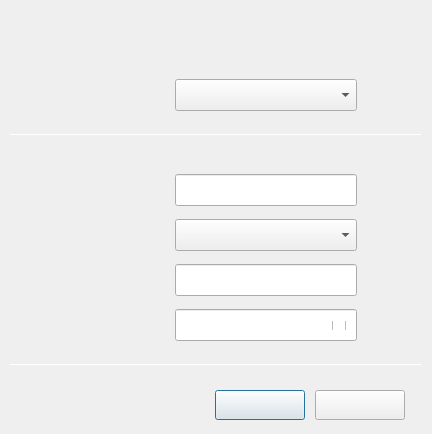
<?xml version="1.0" encoding="UTF-8"?>
<ui version="4.0">
 <class>DlgHideWifiLeap</class>
 <widget class="QDialog" name="DlgHideWifiLeap">
  <property name="geometry">
   <rect>
    <x>0</x>
    <y>0</y>
    <width>432</width>
    <height>434</height>
   </rect>
  </property>
  <property name="windowTitle">
   <string>Connect to Hidden Wi-Fi Network</string>
  </property>
  <widget class="QLineEdit" name="leUserName">
   <property name="geometry">
    <rect>
     <x>175</x>
     <y>264</y>
     <width>182</width>
     <height>32</height>
    </rect>
   </property>
   <property name="font">
    <font>
     <pointsize>10</pointsize>
    </font>
   </property>
  </widget>
  <widget class="QComboBox" name="cbxSecurity">
   <property name="geometry">
    <rect>
     <x>175</x>
     <y>219</y>
     <width>182</width>
     <height>32</height>
    </rect>
   </property>
   <property name="font">
    <font>
     <pointsize>10</pointsize>
    </font>
   </property>
   <property name="styleSheet">
    <string notr="true"/>
   </property>
  </widget>
  <widget class="QPushButton" name="btnCancel">
   <property name="geometry">
    <rect>
     <x>215</x>
     <y>390</y>
     <width>90</width>
     <height>30</height>
    </rect>
   </property>
   <property name="font">
    <font>
     <pointsize>10</pointsize>
    </font>
   </property>
   <property name="text">
    <string/>
   </property>
  </widget>
  <widget class="QLabel" name="lbConn">
   <property name="geometry">
    <rect>
     <x>76</x>
     <y>84</y>
     <width>90</width>
     <height>20</height>
    </rect>
   </property>
   <property name="font">
    <font>
     <pointsize>10</pointsize>
    </font>
   </property>
   <property name="layoutDirection">
    <enum>Qt::LeftToRight</enum>
   </property>
   <property name="text">
    <string/>
   </property>
  </widget>
  <widget class="QComboBox" name="cbxConn">
   <property name="geometry">
    <rect>
     <x>175</x>
     <y>79</y>
     <width>182</width>
     <height>32</height>
    </rect>
   </property>
   <property name="font">
    <font>
     <pointsize>10</pointsize>
    </font>
   </property>
   <property name="styleSheet">
    <string notr="true"/>
   </property>
  </widget>
  <widget class="QLabel" name="lbUserName">
   <property name="geometry">
    <rect>
     <x>76</x>
     <y>270</y>
     <width>90</width>
     <height>20</height>
    </rect>
   </property>
   <property name="font">
    <font>
     <pointsize>10</pointsize>
    </font>
   </property>
   <property name="text">
    <string/>
   </property>
  </widget>
  <widget class="QCheckBox" name="checkBoxPwd">
   <property name="geometry">
    <rect>
     <x>332</x>
     <y>321</y>
     <width>18</width>
     <height>9</height>
    </rect>
   </property>
   <property name="font">
    <font>
     <pointsize>10</pointsize>
    </font>
   </property>
   <property name="text">
    <string/>
   </property>
  </widget>
  <widget class="QLabel" name="lbPassword">
   <property name="geometry">
    <rect>
     <x>76</x>
     <y>315</y>
     <width>90</width>
     <height>20</height>
    </rect>
   </property>
   <property name="font">
    <font>
     <pointsize>10</pointsize>
    </font>
   </property>
   <property name="text">
    <string/>
   </property>
  </widget>
  <widget class="QLabel" name="lbNetName">
   <property name="geometry">
    <rect>
     <x>76</x>
     <y>180</y>
     <width>90</width>
     <height>20</height>
    </rect>
   </property>
   <property name="font">
    <font>
     <pointsize>10</pointsize>
    </font>
   </property>
   <property name="text">
    <string/>
   </property>
  </widget>
  <widget class="QLabel" name="lbSecurity">
   <property name="geometry">
    <rect>
     <x>76</x>
     <y>225</y>
     <width>90</width>
     <height>20</height>
    </rect>
   </property>
   <property name="font">
    <font>
     <pointsize>10</pointsize>
    </font>
   </property>
   <property name="text">
    <string/>
   </property>
  </widget>
  <widget class="QPushButton" name="btnConnect">
   <property name="geometry">
    <rect>
     <x>315</x>
     <y>390</y>
     <width>90</width>
     <height>30</height>
    </rect>
   </property>
   <property name="font">
    <font>
     <pointsize>10</pointsize>
    </font>
   </property>
   <property name="text">
    <string/>
   </property>
  </widget>
  <widget class="QLineEdit" name="lePassword">
   <property name="geometry">
    <rect>
     <x>175</x>
     <y>309</y>
     <width>182</width>
     <height>32</height>
    </rect>
   </property>
   <property name="font">
    <font>
     <pointsize>10</pointsize>
    </font>
   </property>
   <property name="echoMode">
    <enum>QLineEdit::Password</enum>
   </property>
  </widget>
  <widget class="QLineEdit" name="leNetName">
   <property name="geometry">
    <rect>
     <x>175</x>
     <y>174</y>
     <width>182</width>
     <height>32</height>
    </rect>
   </property>
   <property name="font">
    <font>
     <pointsize>10</pointsize>
    </font>
   </property>
  </widget>
  <widget class="QLabel" name="lbBoder">
   <property name="geometry">
    <rect>
     <x>0</x>
     <y>0</y>
     <width>432</width>
     <height>434</height>
    </rect>
   </property>
   <property name="text">
    <string/>
   </property>
  </widget>
  <widget class="QLabel" name="lbLeftupTitle">
   <property name="geometry">
    <rect>
     <x>30</x>
     <y>32</y>
     <width>140</width>
     <height>22</height>
    </rect>
   </property>
   <property name="text">
    <string/>
   </property>
  </widget>
  <widget class="Line" name="lineUp">
   <property name="geometry">
    <rect>
     <x>10</x>
     <y>134</y>
     <width>412</width>
     <height>1</height>
    </rect>
   </property>
   <property name="orientation">
    <enum>Qt::Horizontal</enum>
   </property>
  </widget>
  <widget class="Line" name="lineDown">
   <property name="geometry">
    <rect>
     <x>10</x>
     <y>364</y>
     <width>412</width>
     <height>1</height>
    </rect>
   </property>
   <property name="orientation">
    <enum>Qt::Horizontal</enum>
   </property>
  </widget>
  <zorder>lbBoder</zorder>
  <zorder>leUserName</zorder>
  <zorder>cbxSecurity</zorder>
  <zorder>btnCancel</zorder>
  <zorder>lbConn</zorder>
  <zorder>cbxConn</zorder>
  <zorder>lbUserName</zorder>
  <zorder>lbPassword</zorder>
  <zorder>lbNetName</zorder>
  <zorder>lbSecurity</zorder>
  <zorder>btnConnect</zorder>
  <zorder>lePassword</zorder>
  <zorder>leNetName</zorder>
  <zorder>checkBoxPwd</zorder>
  <zorder>lbLeftupTitle</zorder>
  <zorder>lineUp</zorder>
  <zorder>lineDown</zorder>
 </widget>
 <resources/>
 <connections/>
</ui>
